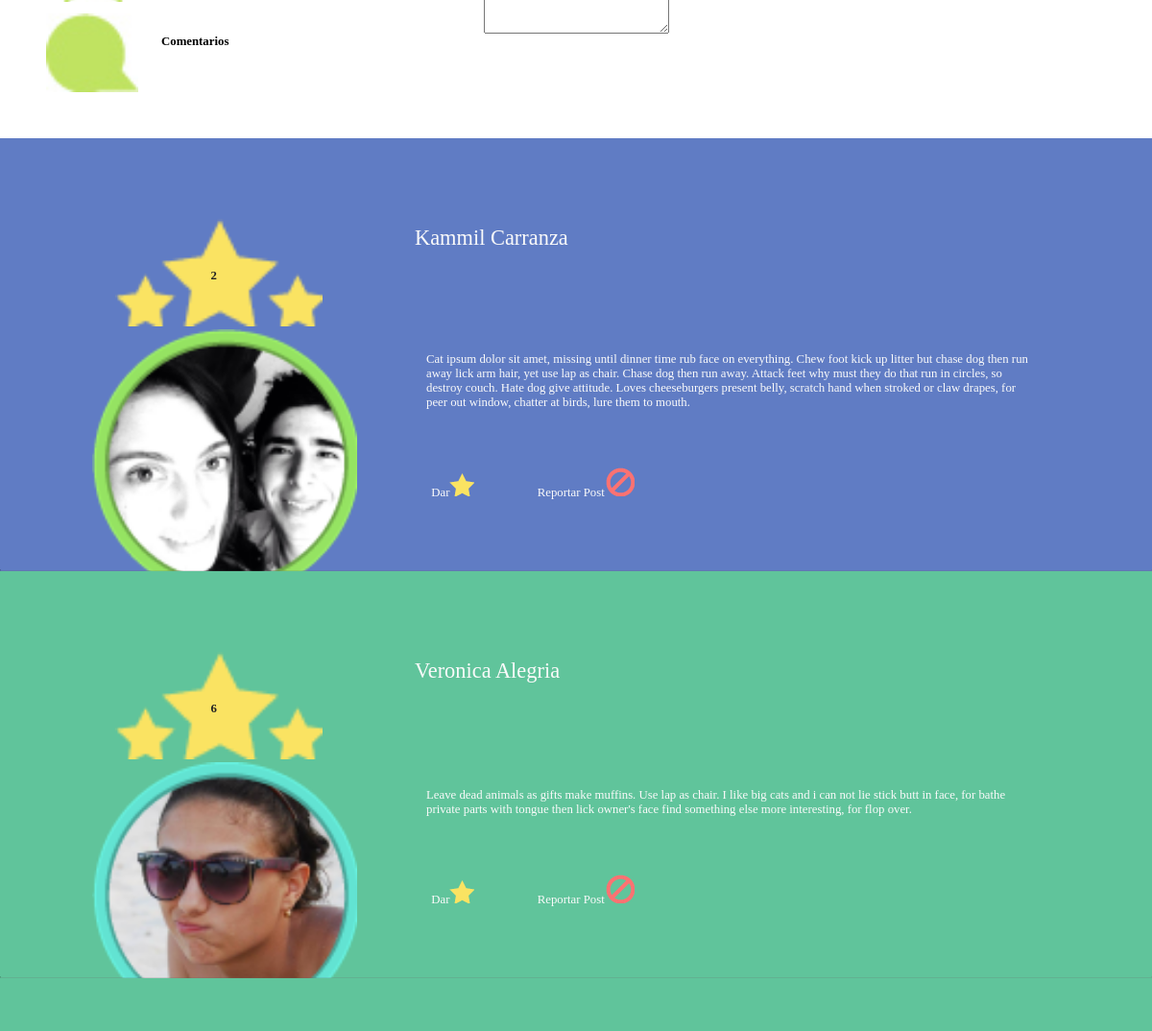
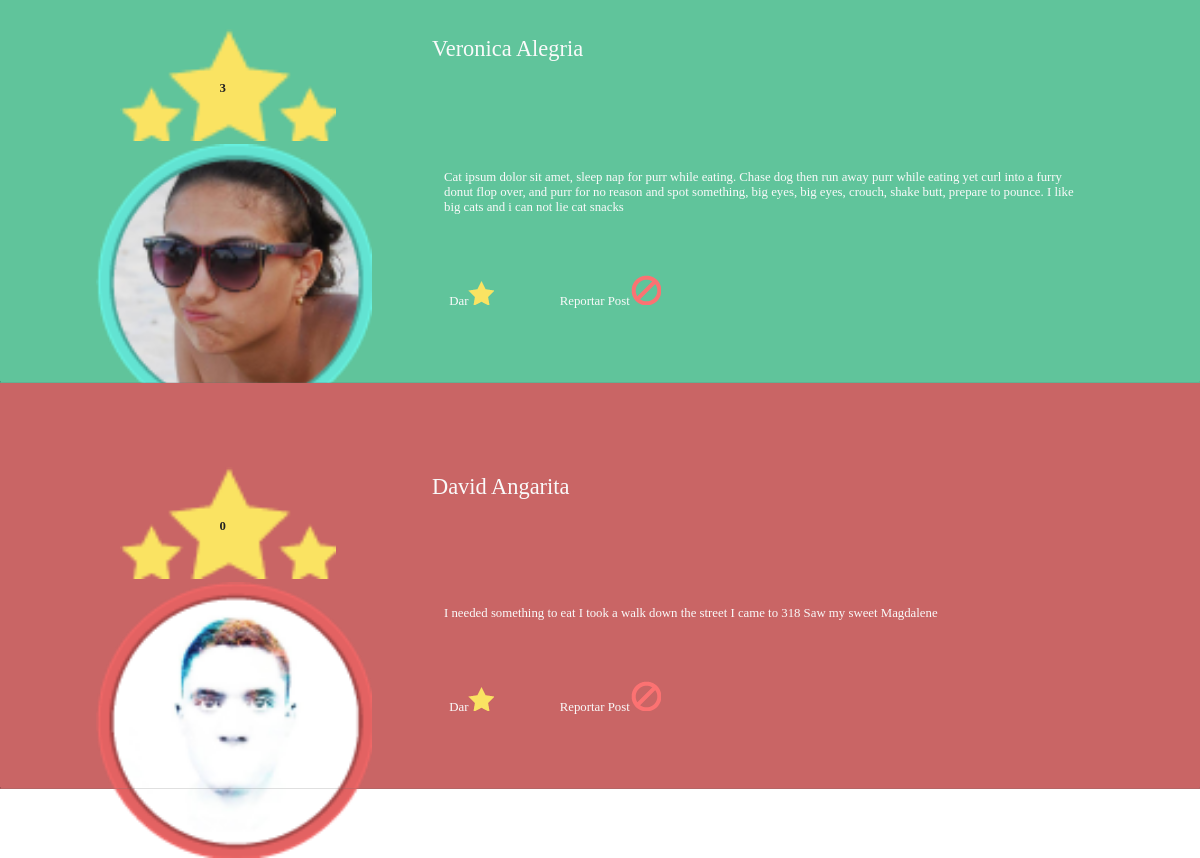
The page / on the database its author committed (2 pictures, top to bottom).
### tables this page shows
CREATE TABLE IF NOT EXISTS `comentarios` (
  `id` int(11) NOT NULL AUTO_INCREMENT,
  `elComentario` varchar(1024) NOT NULL,
  `idUsuario` int(11) NOT NULL,
  PRIMARY KEY (`id`)
);

CREATE TABLE IF NOT EXISTS `usuarios` (
  `idUsuario` int(11) NOT NULL AUTO_INCREMENT,
  `nombre` varchar(1024) NOT NULL,
  `correo` varchar(1024) NOT NULL,
  `urlImg` varchar(1024) NOT NULL,
  `bgColor` varchar(1024) NOT NULL,
  PRIMARY KEY (`idUsuario`)
);

### index.php (the view, shortened to what this page needs)
<html>
<head>
	<link rel="stylesheet" type="text/css" href="CSS/main.css">
</head>
<body>
	<header>
		<?php
	include_once("includes/database.php");
		?>
	<textarea rows="5" cols="22" name="area" form="forma"></textarea>
	<div id="cualidades">
		<figure>
			<img src="images/GGlobe.jpg">
		</figure>
		<h3>Comentarios</h3>
	</div>
</header>
<section>
	<?php
	$sqlDatos="SELECT usuarios.idUsuario AS idUsuario, usuarios.nombre AS nombre, usuarios.urlImg AS imagen, usuarios.bgColor AS bgColor, comentarios.elComentario AS comentario, comentarios.id AS idComent FROM Mensajeria_Web.usuarios JOIN Mensajeria_Web.comentarios ON usuarios.idUsuario= comentarios.idUsuario";
	$resDatos=mysqli_query($con,$sqlDatos);
	while ($row=mysqli_fetch_array($resDatos)) {
		echo"<article style='background-color:".$row["bgColor"]."'>";
		echo"<figure>";
		echo"<img id='estrellas' src='images/YStars.png'>";
		echo"</figure>";
			$sqlFavsPost="SELECT favoritos.idFavorito FROM Mensajeria_Web.favoritos WHERE favoritos.idUsuario='".$row["idUsuario"]."' AND favoritos.idPost='".$row["idComent"]."'";
			$resFavPost= mysqli_query($con,$sqlFavsPost);
			$filas= mysqli_num_rows($resFavPost);
			echo"<h2>".$filas."</h2>";
					if($row["idUsuario"]==$_SESSION["username"]){
						echo"<a href='#'>".$row["nombre"]."</a>";
					}else{
						echo"<a href='perfilUsuario.php?idUsuario=".$row["idUsuario"]."'>".$row["nombre"]."</a>";
					}
					echo"<div class='fotoPerfil'>";
					echo"<figure>";
					echo"<img src=".$row["imagen"].">";
					echo"</figure>";
					echo"</div>";
					echo"<p>".$row["comentario"]."</p>";
					echo"<div id='accionesUsuario'>";
					echo"<a href='#'>Dar</a>";
					echo"<figure>";
					echo"<img src='images/YStar.png'>";
					echo"</figure>";
					echo"<a href='#'>Reportar Post</a>";
					echo"<figure>";
					echo"<img src='images/report.png'>";
					echo"</figure>";
					echo"</div>";
					echo"<hr>";
					echo"</article>";
				}
				?>
			</section>
		</body>
		</html>

### CSS/main.css (style rules this page uses)
* { margin: 0; padding: 0; }
h1,h2,h3,h4,a { font-family: "Nautilus Pompilius" }
header { margin-bottom: 4%; width: 100%; }
header textarea { margin-bottom: -15.5%; margin-left: 42%; margin-top: 5%; }
#cualidades img { margin-bottom: 0%; margin-left: 4%; margin-top: 1%; position: relative; width: 8%; }
#cualidades h3 { font-size: 0.8em; margin-left: 14%; margin-top: -5%; position: absolute; }
article { position: relative; width: 100%; }
article a { color: #fafafa; display: inline-block; font-size: 1.4em; margin-left: 36%; margin-top: -9%; position: absolute; text-decoration: none; }
article .fotoPerfil img { margin-bottom: -3%; margin-left: 8%; position: relative; width: 23%; }
article p { color: #fafafa; font-size: 0.8em; margin-left: 37%; margin-top: -18%; width: 53%; }
#estrellas { margin-bottom: 3%; margin-left: 10%; margin-top: 7%; position: relative; width: 18%; }
#accionesUsuario { margin-bottom: 6%; margin-left: 32%; margin-top: 5%; position: relative; }
#accionesUsuario a { color: #fafafa; display: inline-block; font-size: 0.8em; margin-left: 8%; margin-top: -5%; position: relative; text-decoration: none; }
#accionesUsuario figure { display: inline-block; position: relative; }
article hr { border-color: rgba(23,23,23,0.2); border-top: 1px; height: 1px; position: relative; z-index: 3; }
article h2 { color: #232323; font-size: 0.8em; margin-bottom: 4%; margin-left: 18.3%; margin-top: -8%; position: relative; }

### rows shown on the page
comentarios: filas "2", idUsuario.nombre "Kammil Carranza", idUsuario.urlImg (placeholder picture), elComentario "Cat ipsum dolor sit amet, missing until dinner time rub face on everything. Chew foot kick up litter but chase dog then run away lick arm hair, yet use lap as chair. Chase dog then run away. Attack feet why must they do that run in circles, so destroy couch. Hate dog give attitude. Loves cheeseburgers present belly, scratch hand when stroked or claw drapes, for peer out window, chatter at birds, lure them to mouth."
comentarios: filas "6", idUsuario.nombre "Veronica Alegria", idUsuario.urlImg (picture), elComentario "Leave dead animals as gifts make muffins. Use lap as chair. I like big cats and i can not lie stick butt in face, for bathe private parts with tongue then lick owner's face find something else more interesting, for flop over."
comentarios: filas "3", idUsuario.nombre "Veronica Alegria", idUsuario.urlImg (picture), elComentario "Cat ipsum dolor sit amet, sleep nap for purr while eating. Chase dog then run away purr while eating yet curl into a furry donut flop over, and purr for no reason and spot something, big eyes, big eyes, crouch, shake butt, prepare to pounce. I like big cats and i can not lie cat snacks"
comentarios: filas "0", idUsuario.nombre "David Angarita", idUsuario.urlImg (picture), elComentario "I needed something to eat I took a walk down the street I came to 318 Saw my sweet Magdalene"
